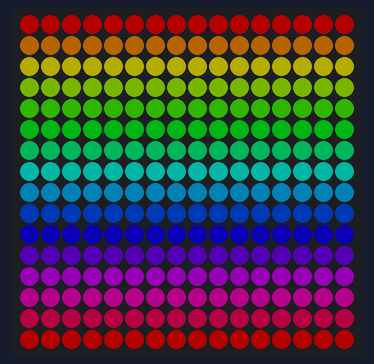
Bench run of a program on a simulated Raspberry Pi (BCM pin numbers) with a Unicorn HAT HD. Shown: 16×16 RGB LED matrix. Dim RGB values are drawn brighter than linear. At 0.0 s the program stops and its outputs stay as they are.

Above: at 0.1 s.

The program:

Expert3.py
```python
import unicornhathd as uch
import time
uch.brightness(0.25)

(width,height) = uch.get_shape()

for x in range(width):
    uch.set_pixel_hsv(x,0,1,1,1)

for x in range(width):
    uch.set_pixel_hsv(x,1,0.9375,1,1)

for x in range(width):
    uch.set_pixel_hsv(x,2,0.8723,1,1)

for x in range(width):
    uch.set_pixel_hsv(x,3,0.8075,1,1)

for x in range(width):
    uch.set_pixel_hsv(x,4,0.7425,1,1)

for x in range(width):
    uch.set_pixel_hsv(x,5,0.6775,1,1)

for x in range(width):
    uch.set_pixel_hsv(x,6,0.6125,1,1)

for x in range(width):
    uch.set_pixel_hsv(x,7,0.5475,1,1)

for x in range(width):
    uch.set_pixel_hsv(x,8,0.4825,1,1)

for x in range(width):
    uch.set_pixel_hsv(x,9,0.4175,1,1)

for x in range(width):
    uch.set_pixel_hsv(x,10,0.3525,1,1)

for x in range(width):
    uch.set_pixel_hsv(x,11,0.2875,1,1)

for x in range(width):
    uch.set_pixel_hsv(x,12,0.2225,1,1)

for x in range(width):
    uch.set_pixel_hsv(x,13,0.1575,1,1)

for x in range(width):
    uch.set_pixel_hsv(x,14,0.0925,1,1)

for x in range(width):
    uch.set_pixel_hsv(x,15,0.0,1,1)
uch.show()
```
